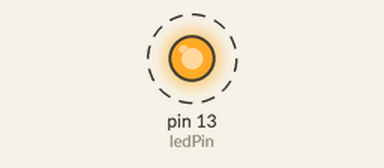
Simulated run of this sketch. Board: Arduino Uno, built with avr-gcc and run on an emulated ATmega328P. On the bench: output pins drawn as LEDs (lit = HIGH). Dashed ring = blinking.

Above: at 0.5 s.
Timing chart, 0 to 4.6 s (numbered marks = the images above):
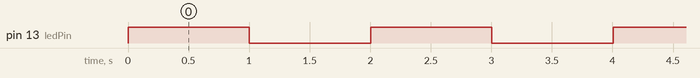

Measured:
- by itself, pin 13 (ledPin): alternates HIGH for 1.0 s and LOW for 1.0 s

The sketch:

Temp_con_var_corte.ino
```cpp
const int ledPin =  LED_BUILTIN;
unsigned long prevMillis = 0;
unsigned long varMillis;

void setup() {
  Serial.begin(9600);
  pinMode(ledPin, OUTPUT);
}

void loop() {
  digitalWrite(ledPin,1);
  temporiz(1000);
  digitalWrite(ledPin,0);
  temporiz(1000);
}

// procedimiento  //

void temporiz(unsigned long interval) {
  char vchar;
  prevMillis=millis();
  do {
     vchar=Serial.read();
     varMillis = millis();
  }while (varMillis - prevMillis <= interval && vchar!='*');
}
```
